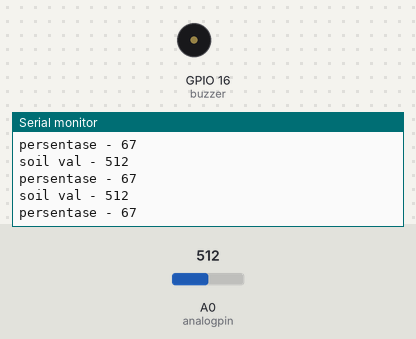
A sketch run on a simulated ESP8266 (NodeMCU). On the bench: buzzer (waves = sounding, pin HIGH), the last lines printed to the serial monitor. The inputs (shaded band) are chosen by the test bench; at power-on: A0 (analogpin) = 512. WiFi joins after 1.5 s; servers stay silent unless stated; pins used as bus, display or sensor lines are not drawn.

Above: at 3.0 s.
3.1 s: A0 (analogpin) set to 11
At 4.0 s:
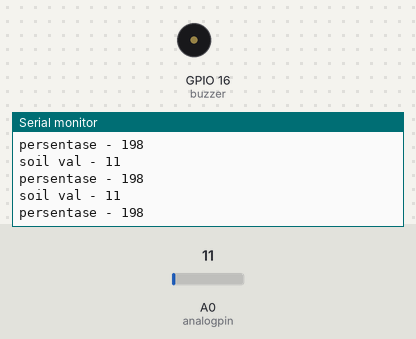
4.6 s: A0 (analogpin) set to 8
At 5.4 s:
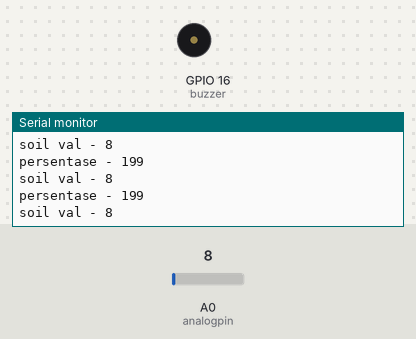
Timing chart, 0 to 7.6 s (numbered marks = the images above; inputs shaded):
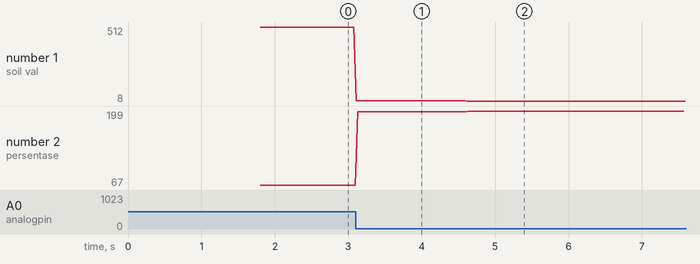

Measured:
- the behaviour switches between 10 and 9 on A0 (analogpin) (found by bisection; images 1 and 2)
- after the input at 3.1 s, the serial monitor: prints a new line at once (image 1)
- after the input at 4.6 s, the serial monitor: prints a new line at once (image 2)
- plotted number 1: 512 → 11 after the input at 3.1 s, 11 → 8 after the input at 4.6 s
- plotted number 2: 67 → 198 after the input at 3.1 s, 198 → 199 after the input at 4.6 s

The sketch:

1.esp8266_multi_shield_4_buah_soil_sensor.ino
```cpp
//library
#define BLYNK_PRINT Serial
#include <ESP8266WiFi.h>
#include <BlynkSimpleEsp8266.h>


int MODE = 0;

/************************* Pin Definition *********************************/
//led
#define led1           15
#define led2           3
//Relays for switching appliances
#define Relay1            14
#define Relay2            12
#define Relay3            4
#define Relay4            5


//buzzer to use it for alert
#define buzzer            16

//Selection pins for multiplexer module to switch between different sensors and give data on a single analog pin.
#define S0                0
#define S1                2

//Analog pin to read the incoming analog value from different sensors.
#define analogpin         A0

int soilmoisture1 = 0;
int persentase1 = 0;
int soilmoisture2 = 0;
int persentase2 = 0;
int soilmoisture3 = 0;
int persentase3 = 0;
int soilmoisture4 = 0;
int persentase4 = 0;

const int dry = 765; // value sensor kering
const int wet = 385; //value sensor basah

//auth di blynk nya
char auth[] = "SL5_Bqv9HskOcnwT0oPrGFAyVn0KCofa";


BlynkTimer timer;
// ssid nama wifi
// pass diisi password
char ssid[] = "Kelg_Hadie"; // isi nama network
char pass[] = "Vitri1972" ; // isi pass wifi, kalau open network isi "";


// void sensor untuk definisi jenis sensor
void sendSensor()
{

  Blynk.virtualWrite(V10, soilmoisture1);
  Blynk.virtualWrite(V11, persentase1);
  Blynk.virtualWrite(V12, soilmoisture2);
  Blynk.virtualWrite(V13, persentase2);
  Blynk.virtualWrite(V14, soilmoisture3);
  Blynk.virtualWrite(V15, persentase3);
  Blynk.virtualWrite(V16, soilmoisture4);
  Blynk.virtualWrite(V17, persentase4);
}


void checkBlynk() { // memanggil setiap 3 seconds by SimpleTimer

  bool isconnected = Blynk.connected();
  if (isconnected == false) {
    MODE = 1;
    digitalWrite(led1, LOW);
    digitalWrite(led2, LOW);

    Blynk.notify("smarthomev1.0 no wifi ") ;
  }
  if (isconnected == true) {
    MODE = 0;
    digitalWrite(led1, HIGH);
    digitalWrite(led2, HIGH);

  }
}


void setup()
{
  // Debug console
  Serial.begin(9600);

  pinMode(S0, OUTPUT);
  pinMode(S1, OUTPUT);
  pinMode(A0, INPUT);
  pinMode(led1, INPUT);
  pinMode(led2, INPUT);
  pinMode(buzzer, OUTPUT);
  Blynk.begin(auth, ssid, pass);
  timer.setInterval(3000L, checkBlynk); // check if connected to Blynk server every 3 seconds
  timer.setInterval(1000L, sendSensor);
}

void loop()
{

  // Address 00
  // soil 1
  digitalWrite(S0, LOW);
  digitalWrite(S1, LOW);
  soilmoisture1 = analogRead(analogpin);
  persentase1 = map(soilmoisture1, wet, dry, 100, 0);
  Serial.print("soil val - "); Serial.println(  soilmoisture1);
  Serial.print("persentase - "); Serial.println(persentase1);
  ;

  // Address 10
  // soil 2
  digitalWrite(S0, HIGH);
  digitalWrite(S1, LOW);
  soilmoisture2 = analogRead(analogpin);
  persentase2 = map(soilmoisture2, wet, dry, 100, 0);


  // Address 01
  // soil 3
  digitalWrite(S0, LOW);
  digitalWrite(S1, HIGH);
  soilmoisture3 = analogRead(analogpin);
  persentase3 = map(soilmoisture3, wet, dry, 100, 0);


  // Address 11
  // soil 4
  digitalWrite(S0, HIGH);
  digitalWrite(S1, HIGH);
  soilmoisture4 = analogRead(analogpin);
  persentase4 = map(soilmoisture4, wet, dry, 100, 0);


  timer.run();
}
```
